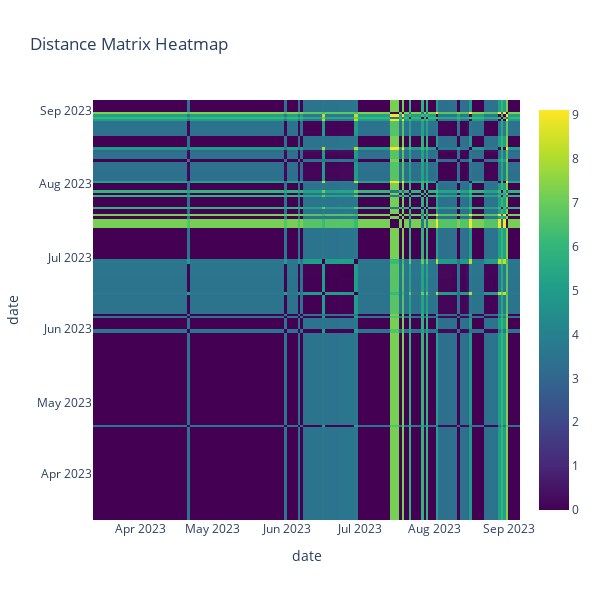

The notebook cell saved with this chart:
### Markdown cell above
## Visualization of distance matrix for scaled features

### Code cell
plot_dist_mat(df_train_feat_scaled_pca, height=600, width=600)

### Figure 1 — Plotly figure (JSON) as saved in the notebook; plotly's stock layout.template omitted (floating-point values rounded to 4 significant figures; data arrays with more than 128 entries replaced by an {"elided": "..."} marker saying what was removed)
{"data": [{"colorscale": [[0, "#440154"], [0.1111, "#482878"], [0.2222, "#3e4989"], [0.3333, "#31688e"], [0.4444, "#26828e"], [0.5556, "#1f9e89"], [0.6667, "#35b779"], [0.7778, "#6ece58"], [0.8889, "#b5de2b"], [1, "#fde725"]], "type": "heatmap", "x": {"elided": "174 str values"}, "y": {"elided": "174 str values"}, "z": {"elided": "174x174 float values"}}], "layout": {"height": 600, "title": {"text": "Distance Matrix Heatmap"}, "width": 600, "xaxis": {"title": {"text": "date"}}, "yaxis": {"title": {"text": "date"}}}}
